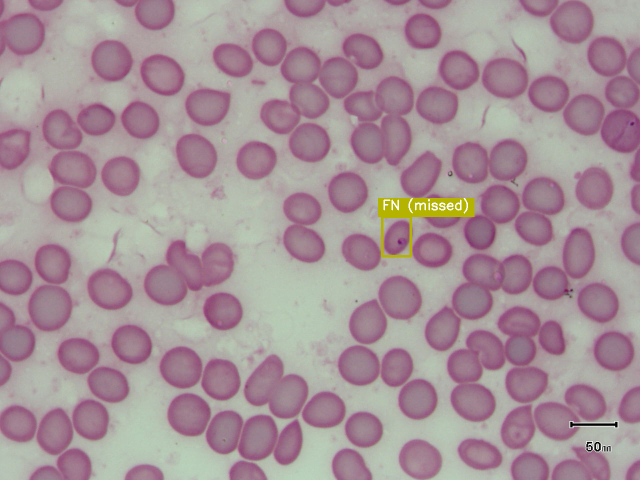
#> input picture luaran/hand_created/papers/images/detection_errors/error_3_iml_lifecycle_PA171934.png, 1280 x 960 px, given in place of detection_errors, which was not available (shown at 1/2 size)
$ python generate_augmentation_no_title.py --images ../../../luaran/hand_created/papers/images/detection_errors --output out.png
#> lines starting #> are read from the running program, lines starting #| are printed output that depends on the picture; pictures that were not available may be replaced by others from this repository, and a replacement may not be noted
#!/usr/bin/env python3
"""
Generate augmentation visualizations WITHOUT TITLES for journal publication
Supports 1-4 class versions for comprehensive dataset visualization
"""

import numpy as np
import matplotlib.pyplot as plt
from matplotlib.gridspec import GridSpec
from PIL import Image, ImageEnhance
import argparse
from pathlib import Path


def apply_rotation(image, angle):
    """Apply rotation to image"""
    return image.rotate(angle, expand=False, fillcolor=(255, 255, 255))


def apply_brightness(image, factor):
    """Apply brightness adjustment"""
    enhancer = ImageEnhance.Brightness(image)
    return enhancer.enhance(factor)


def apply_contrast(image, factor):
    """Apply contrast adjustment"""
    enhancer = ImageEnhance.Contrast(image)
    return enhancer.enhance(factor)


def apply_saturation(image, factor):
    """Apply saturation adjustment"""
    enhancer = ImageEnhance.Color(image)
    return enhancer.enhance(factor)


def apply_sharpness(image, factor):
    """Apply sharpness adjustment"""
    enhancer = ImageEnhance.Sharpness(image)
    return enhancer.enhance(factor)


def flip_horizontal(image):
    """Flip image horizontally"""
    return image.transpose(Image.FLIP_LEFT_RIGHT)


def get_compact_augmentations(image_path, output_size=512):
    """
    Generate 7 key augmentations for compact journal visualization
    NO resizing if already at target size
    """
    img = Image.open(image_path).convert('RGB')

    # Only resize if not already target size
    if img.size != (output_size, output_size):
        img = img.resize((output_size, output_size), Image.BICUBIC)

    # Select 7 diverse augmentations for medical imaging
    augmentations = {
        'Original': img.copy(),
        '90° rotation': apply_rotation(img, -90),
        'Brightness 0.7': apply_brightness(img, 0.7),
        'Contrast 1.4': apply_contrast(img, 1.4),
        'Saturation 1.4': apply_saturation(img, 1.4),
        'Sharpness 2.0': apply_sharpness(img, 2.0),
        'Flip horizontal': flip_horizontal(img),
    }

    return augmentations


def create_figure_multi_class(image_paths, output_path, output_size=512, dpi=300):
    """
    Create multi-class augmentation figure (1-4 classes × 7 augmentations)
    NO TITLES for clean journal presentation
    """
    if not isinstance(image_paths, list):
        image_paths = [image_paths]

    n_samples = len(image_paths)

    # Get augmentations for first image to determine columns
    first_aug = get_compact_augmentations(image_paths[0], output_size)
    aug_names = list(first_aug.keys())
    n_cols = len(aug_names)
    n_rows = n_samples

    # Create figure - NO TITLE
    fig = plt.figure(figsize=(n_cols * 1.8, n_rows * 2))

    # Create grid with minimal spacing
    gs = GridSpec(n_rows, n_cols, figure=fig, hspace=0.25, wspace=0.15)

    # Process each sample
    for sample_idx, img_path in enumerate(image_paths):
        augmentations = get_compact_augmentations(img_path, output_size)
        class_name = Path(img_path).parent.name.upper()

        for col_idx, aug_name in enumerate(aug_names):
            ax = fig.add_subplot(gs[sample_idx, col_idx])

            # Display image
            img_array = np.array(augmentations[aug_name])
            ax.imshow(img_array)

            # Add column title ONLY on first row
            if sample_idx == 0:
                ax.set_title(aug_name, fontsize=8, fontweight='bold', pad=3)

            # Add class label on first column (left side)
            if col_idx == 0:
                ax.text(
                    -0.15, 0.5,
                    class_name,
                    transform=ax.transAxes,
                    fontsize=9,
                    fontweight='bold',
                    rotation=90,
                    verticalalignment='center',
                    horizontalalignment='right'
                )

            ax.axis('off')

    # Save figure
    output_path = Path(output_path)
    output_path.parent.mkdir(parents=True, exist_ok=True)

    plt.savefig(
        output_path,
        dpi=dpi,
        bbox_inches='tight',
        facecolor='white',
        edgecolor='none',
        format='png'
    )
    plt.close()

    file_size_mb = output_path.stat().st_size / (1024 * 1024)
    print(f"[SUCCESS] {output_path.name}")
    print(f"          Layout: {n_rows} classes × {n_cols} augmentations ({file_size_mb:.2f} MB)")


def main():
    parser = argparse.ArgumentParser(
        description='Generate augmentation visualizations WITHOUT titles for journal'
    )
    parser.add_argument(
        '--images',
        type=str,
        nargs='+',
        required=True,
        help='Path(s) to parasite crop images (1-4 images for multi-class)'
    )
    parser.add_argument(
        '--output',
        type=str,
        required=True,
        help='Output file path'
    )
    parser.add_argument(
        '--size',
        type=int,
        default=512,
        help='Size of each image in grid (default: 512)'
    )
    parser.add_argument(
        '--dpi',
        type=int,
        default=300,
        help='Output DPI (default: 300 for publication)'
    )

    args = parser.parse_args()

    print("="*80)
    print("AUGMENTATION VISUALIZATION (NO TITLE) FOR JOURNAL")
    print("="*80)
    print(f"Input images: {len(args.images)} class(es)")
    for img_path in args.images:
        print(f"  - {img_path}")
    print(f"Output file: {args.output}")
    print(f"Image size: {args.size}x{args.size}")
    print(f"DPI: {args.dpi}")
    print()

    # Validate input images
    for img_path in args.images:
        if not Path(img_path).exists():
            print(f"[ERROR] Image not found: {img_path}")
            return

    # Limit to 4 classes max
    if len(args.images) > 4:
        print(f"[WARNING] Maximum 4 classes supported, using first 4 images")
        args.images = args.images[:4]

    # Generate figure
    create_figure_multi_class(
        args.images,
        args.output,
        output_size=args.size,
        dpi=args.dpi
    )
#> in get_compact_augmentations, img is the input picture: PIL image 1280x960 RGB; mean R, G, B 165.7, 144.9, 151.6
#> in get_compact_augmentations, `img = img.resize((output_size, output_size), Image.BICUBIC)`:
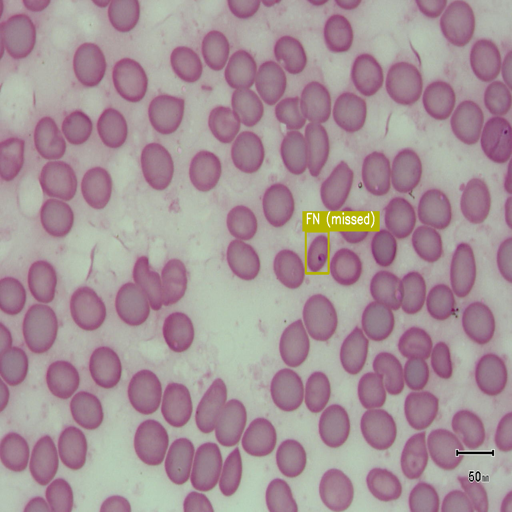
#> img: PIL image 512x512 RGB; mean R, G, B 165.7, 144.9, 151.6
#> in apply_rotation, `return image.rotate(angle, expand=False, fillcolor=(255, 255, 255))`:
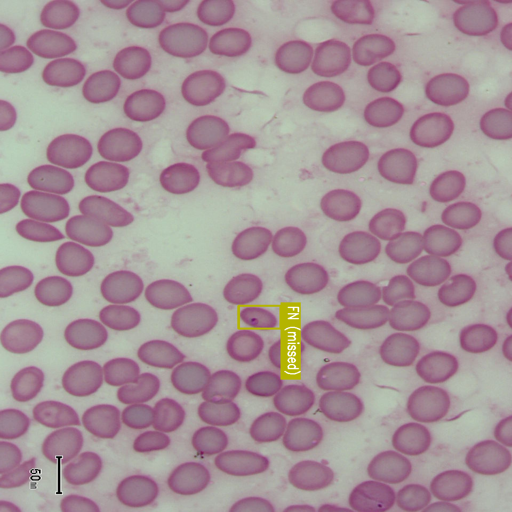
#> returned value: PIL image 512x512 RGB; mean R, G, B 165.7, 144.9, 151.6
#> in apply_brightness, `return enhancer.enhance(factor)`:
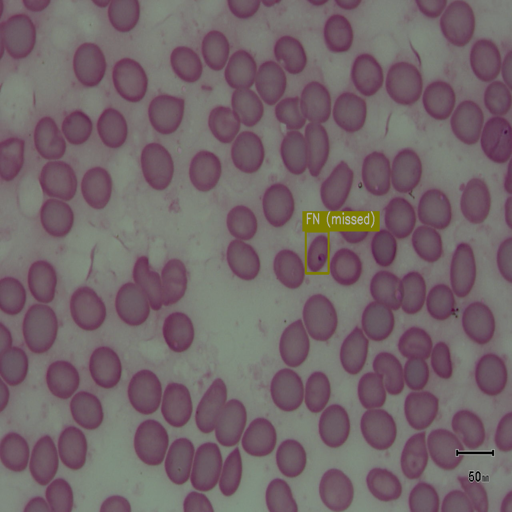
#> returned value: PIL image 512x512 RGB; mean R, G, B 115.6, 101, 105.7
#> in apply_contrast, `return enhancer.enhance(factor)`:
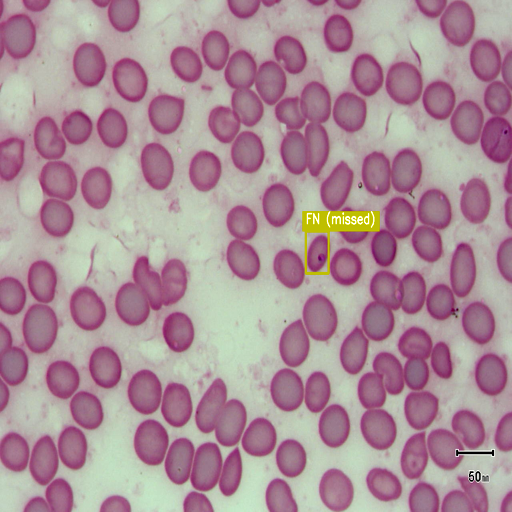
#> returned value: PIL image 512x512 RGB; mean R, G, B 170.8, 141.7, 151.3
#> in flip_horizontal, `return image.transpose(Image.FLIP_LEFT_RIGHT)`:
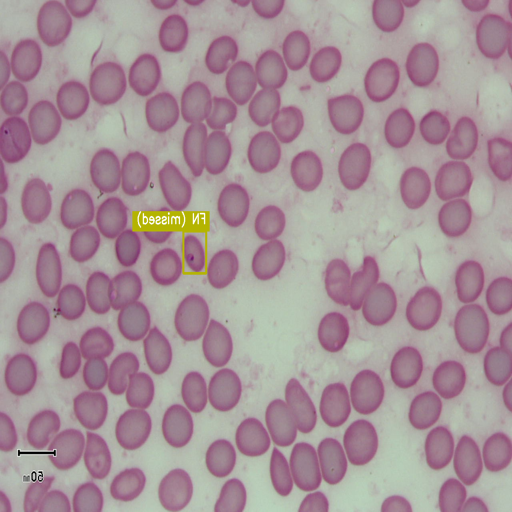
#> returned value: PIL image 512x512 RGB; mean R, G, B 165.7, 144.9, 151.6
#> in create_figure_multi_class, `first_aug = get_compact_augmentations(image_paths[0], output_size)`: first_aug = 7 items
#> in create_figure_multi_class, `aug_names = list(first_aug.keys())`: aug_names = ['Original', '90° rotation', 'Brightness 0.7', 'Contrast 1.4', 'Saturation 1.4', 'Sharpness 2.0', 'Flip horizontal']
#> in create_figure_multi_class, `n_cols = len(aug_names)`: n_cols = 7
#> in create_figure_multi_class, `augmentations = get_compact_augmentations(img_path, output_size)`: augmentations = 7 items
#> the loop in create_figure_multi_class, `for col_idx, aug_name in enumerate(aug_names):` made 7 passes
#> aug_name on passes 1 to 7: 'Original', '90° rotation', 'Brightness 0.7', 'Contrast 1.4', 'Saturation 1.4', 'Sharpness 2.0', 'Flip horizontal'

    print()
    print("="*80)
    print("VISUALIZATION COMPLETED!")
    print("="*80)


if __name__ == "__main__":
#> (the run stopped early here; a loop or call above may not have finished)
